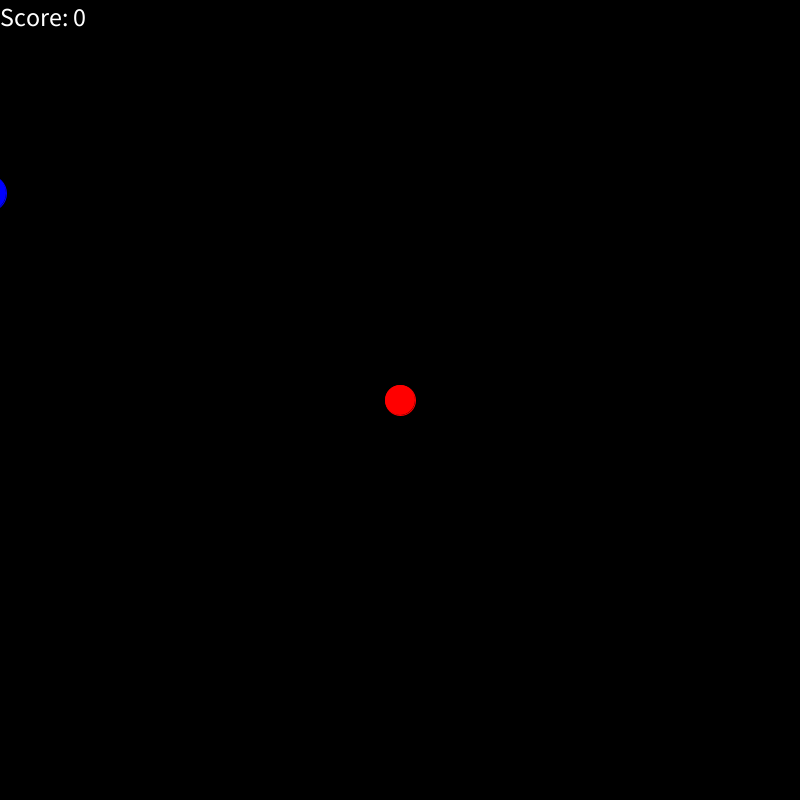
Frame 1 (no input)
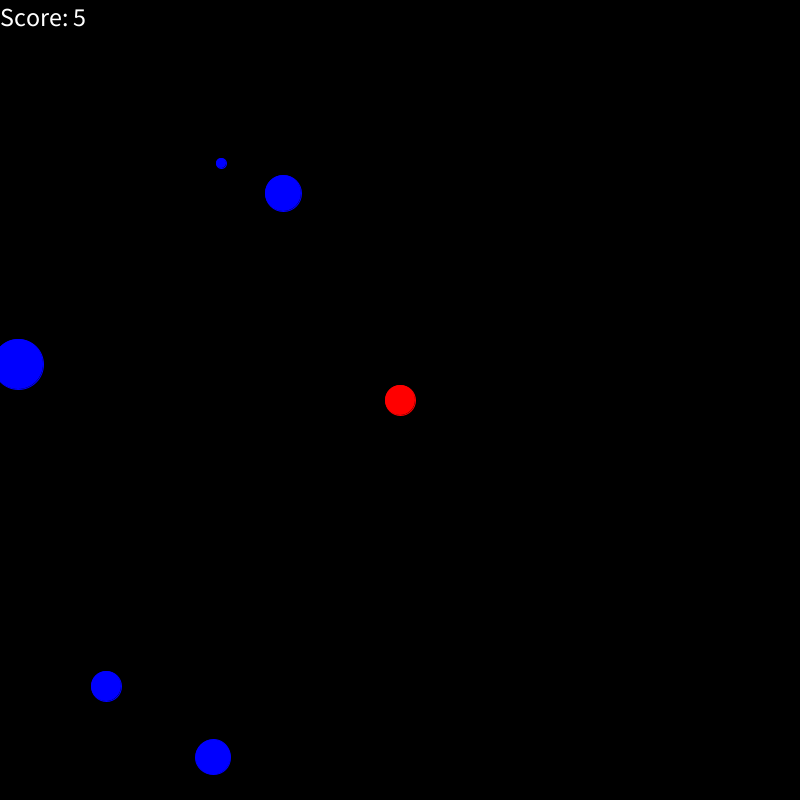
Frame 60 (the mouse pressed at the canvas centre just before this capture)
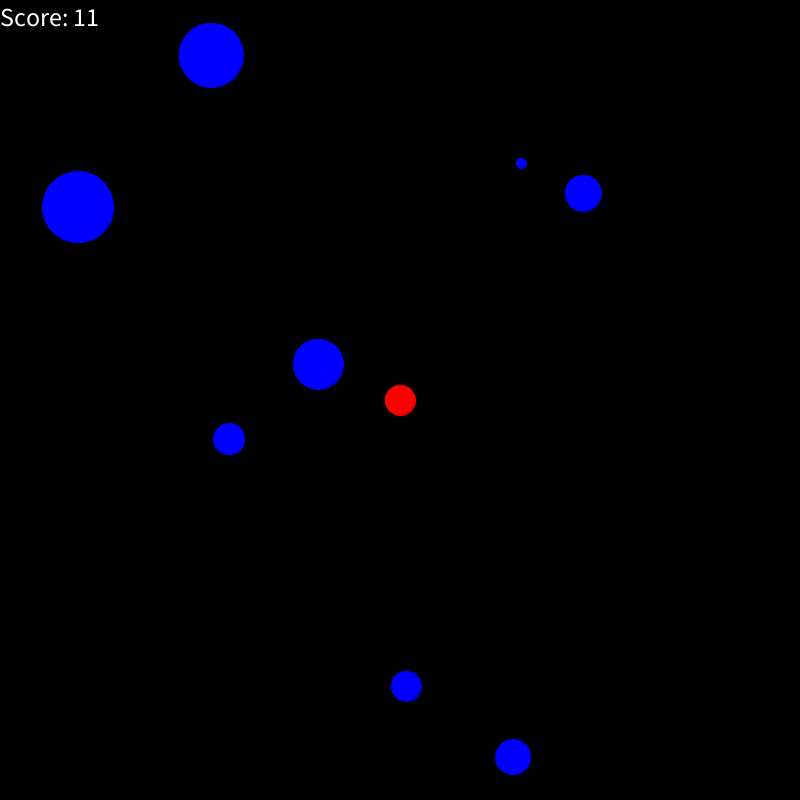
Frame 120 (the mouse held since frame 60 and released just before this capture)

The Processing sketch that drew these frames (run headless with seeded random() and noise(); from frame 60 on, the mouse is pressed at the canvas centre):

// Processing sketch: processing_129849
// ── processing_129849.pde

ArrayList<Integer> objectX;
ArrayList<Integer> objectY;
ArrayList<Integer> objectSize;
ArrayList<Integer> xpos;
ArrayList<Integer> ypos;
int locationX;
int locationY;
int velocity = 5;
float Rsize;
boolean w = false;
boolean s = false;
boolean a = false;
boolean d = false;
boolean shift = false;
int sec;
int time;
int deg = 20;
int speed = 5;
int objectAmount;
int x = width/2;
int y = height/2;
float radius = 30.0;
int sizeVar = 75;
float playerScore = 0;
String scorePrint = "Score: " + playerScore;
String Final = "Your score was: " + playerScore;
void setup(){
  size(800,800);
  x = width/2;
  y = height/2;
  xpos = new ArrayList<Integer>();
  ypos = new ArrayList<Integer>();
  objectX = new ArrayList<Integer>();
  objectY = new ArrayList<Integer>();
  objectSize = new ArrayList<Integer>();
  fill(255,0,0);
  stroke(255,0,0);
  ellipse(x,y,radius,radius);
  xpos.add(x);
  ypos.add(y);
  objectAmount=8;
}

void draw(){
  background(0);
  if (objectX.size()<objectAmount){
    objects();
  }
  score();
  if (w==true) y-=speed;  
  if (s==true) y+=speed;
  if (d==true) x+=speed;
  if (a==true) x-=speed;
  if (shift==true){
    speed = 10;
  }
  else{
    speed = 3;
  }
  
  for (int i=0;i<objectX.size();i++){
    fill(0,0,255);
    stroke(0,0,255);
    ellipse(objectX.get(i),objectY.get(i),objectSize.get(i),objectSize.get(i));
    objectX.set(i,objectX.get(i)+velocity);
    if (objectX.get(i)>width){
      objectX.set(i,0-int(random(10,width)));
      objectY.set(i,int(random(10,width)));
      objectSize.set(i,int(random(10,75)));
    }
    
  }
  
  for (int i=0;i<xpos.size();i++){
    if (w==true) ypos.set(i,ypos.get(i)-speed);  
    if (s==true) ypos.set(i,ypos.get(i)+speed); 
    if (d==true) xpos.set(i,xpos.get(i)+speed);
    if (a==true) xpos.set(i,xpos.get(i)-speed);
    if (shift==true){
      speed = 6;
    }
  else{
    speed = 3;
  }
    fill(255,0,0);
    stroke(255,0,0);
    ellipse(xpos.get(i),ypos.get(i),radius,radius);
    
  }
  collide();
}

void keyPressed(){
  if (key == 'w' || key == 'W') w = true;
  if (key == 's' || key == 'S') s = true;
  if (key == 'a' || key == 'A') a = true;
  if (key == 'd' || key == 'D') d = true;
  if (keyCode == SHIFT) shift = true;
}

void keyReleased(){
  if (key == 'w' || key == 'W') w = false;
  if (key == 's' || key == 'S') s = false;
  if (key == 'a' || key == 'A') a = false;
  if (key == 'd' || key == 'D') d = false;
  if (keyCode == SHIFT) shift = false;
}

void score(){
  time = millis();
  scorePrint = "Score: " + int(playerScore);
  textSize(26);
  fill(0);
  text(scorePrint,0,26);
  fill(255);
  text(scorePrint,0,26);
  playerScore+=.1;
  if (playerScore%5==0){
    objectAmount += 1;
  }
  
}

void collide(){
  for (int i=0;i<objectX.size();i++){  
    if (dist(objectX.get(i),objectY.get(i),xpos.get(0),ypos.get(0))<radius){
      Final = "Your score was: " + int(playerScore);
      objectX = new ArrayList<Integer>();
      objectY = new ArrayList<Integer>();
      objectSize = new ArrayList<Integer>();
      textSize(60);
      fill(255);
      text(Final,0,height/2);
      noLoop();
      objects();
    }
  }
}

void objects(){
  for (int i=0;objectX.size()<8;i++){
    locationX = 0 - int(random(0,width));
    locationY = int(random(0,width));
    Rsize = int(random(10,sizeVar));
    objectX.add(locationX);
    objectY.add(locationY);
    objectSize.add(int(Rsize));
    
    
  }
    
}
  
